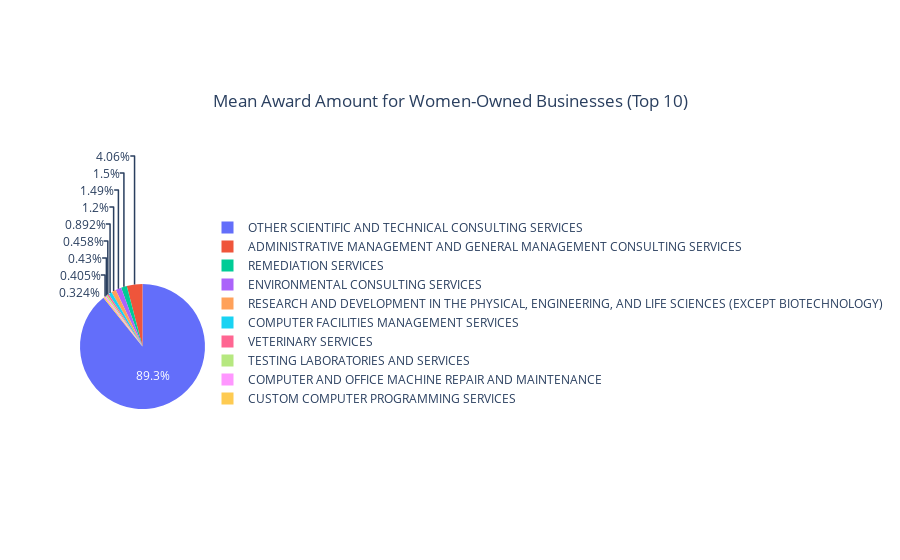
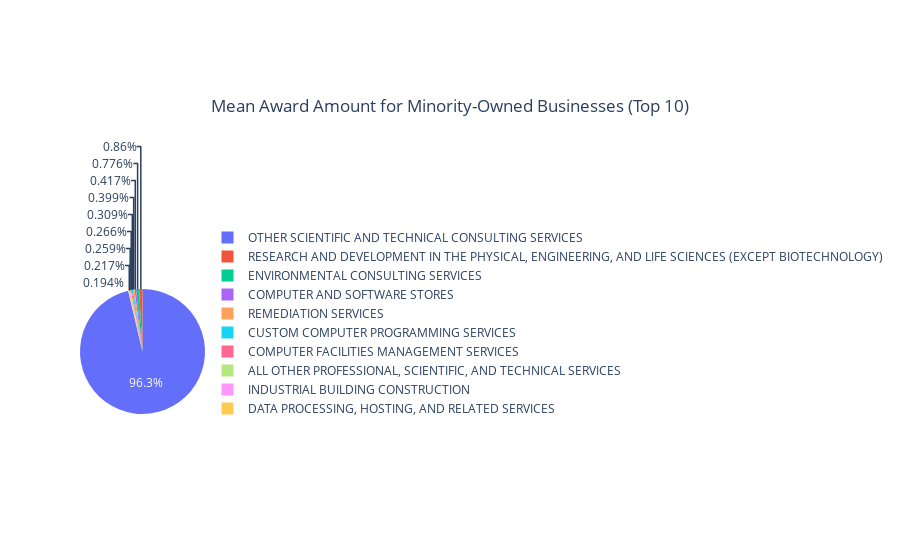

The cell these charts' notebook holds for them, in order:
### Code cell
# Women-owned businesses
women_owned = data[data['woman_owned_business'] == 't']
mean_award_women_owned = women_owned.groupby('naics_description')['potential_total_value_of_award'].mean().reset_index().sort_values(by='potential_total_value_of_award', ascending=False).head(10)

fig = px.pie(mean_award_women_owned, values='potential_total_value_of_award', names='naics_description', title='Mean Award Amount for Women-Owned Businesses (Top 10)')
fig.update_layout(title_x=0.5)
fig.show()

# Minority-owned businesses
minority_owned = data[data['minority_owned_business'] == 't']
mean_award_minority_owned = minority_owned.groupby('naics_description')['potential_total_value_of_award'].mean().reset_index().sort_values(by='potential_total_value_of_award', ascending=False).head(10)

fig = px.pie(mean_award_minority_owned, values='potential_total_value_of_award', names='naics_description', title='Mean Award Amount for Minority-Owned Businesses (Top 10)')
fig.update_layout(title_x=0.5)
fig.show()

# Small businesses
small_business = data[data['contracting_officers_determination_of_business_size_code'] == 'S']
mean_award_small_business = small_business.groupby('naics_description')['potential_total_value_of_award'].mean().reset_index().sort_values(by='potential_total_value_of_award', ascending=False).head(10)

fig = px.pie(mean_award_small_business, values='potential_total_value_of_award', names='naics_description', title='Mean Award Amount for Small Businesses (Top 10)')
fig.update_layout(title_x=0.5)
fig.show()

### Figure 1 — Plotly figure (JSON) as saved in the notebook; plotly's stock layout.template omitted (floating-point values rounded to 4 significant figures)
{"data": [{"domain": {"x": [0, 1], "y": [0, 1]}, "hovertemplate": "naics_description=%{label}<br>potential_total_value_of_award=%{value}<extra></extra>", "labels": ["OTHER SCIENTIFIC AND TECHNICAL CONSULTING SERVICES", "ADMINISTRATIVE MANAGEMENT AND GENERAL MANAGEMENT CONSULTING SERVICES", "REMEDIATION SERVICES", "ENVIRONMENTAL CONSULTING SERVICES", "RESEARCH AND DEVELOPMENT IN THE PHYSICAL, ENGINEERING, AND LIFE SCIENCES (EXCEPT BIOTECHNOLOGY)", "COMPUTER FACILITIES MANAGEMENT SERVICES", "VETERINARY SERVICES", "TESTING LABORATORIES AND SERVICES", "COMPUTER AND OFFICE MACHINE REPAIR AND MAINTENANCE", "CUSTOM COMPUTER PROGRAMMING SERVICES"], "legendgroup": "", "name": "", "showlegend": true, "type": "pie", "values": [1926000000.0, 87540000.0, 32320000.0, 32110000.0, 25830000.0, 19240000.0, 9875000.0, 9274000.0, 8730000.0, 6981000.0]}], "layout": {"legend": {"tracegroupgap": 0}, "title": {"text": "Mean Award Amount for Women-Owned Businesses (Top 10)", "x": 0.5}}}

### Figure 2 — Plotly figure (JSON) as saved in the notebook; plotly's stock layout.template omitted (floating-point values rounded to 4 significant figures)
{"data": [{"domain": {"x": [0, 1], "y": [0, 1]}, "hovertemplate": "naics_description=%{label}<br>potential_total_value_of_award=%{value}<extra></extra>", "labels": ["OTHER SCIENTIFIC AND TECHNICAL CONSULTING SERVICES", "RESEARCH AND DEVELOPMENT IN THE PHYSICAL, ENGINEERING, AND LIFE SCIENCES (EXCEPT BIOTECHNOLOGY)", "ENVIRONMENTAL CONSULTING SERVICES", "COMPUTER AND SOFTWARE STORES", "REMEDIATION SERVICES", "CUSTOM COMPUTER PROGRAMMING SERVICES", "COMPUTER FACILITIES MANAGEMENT SERVICES", "ALL OTHER PROFESSIONAL, SCIENTIFIC, AND TECHNICAL SERVICES", "INDUSTRIAL BUILDING CONSTRUCTION", "DATA PROCESSING, HOSTING, AND RELATED SERVICES"], "legendgroup": "", "name": "", "showlegend": true, "type": "pie", "values": [5776500000, 51573595, 46570000.0, 25000000, 23920000.0, 18550000.0, 15970000.0, 15560000.0, 13000000, 11664299]}], "layout": {"legend": {"tracegroupgap": 0}, "title": {"text": "Mean Award Amount for Minority-Owned Businesses (Top 10)", "x": 0.5}}}
